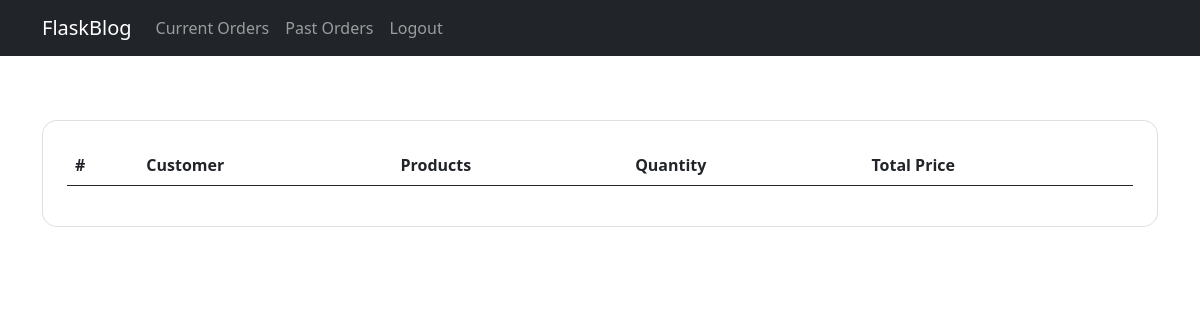
The page /vendor/past_orders (signed in) on the database as committed earlier.
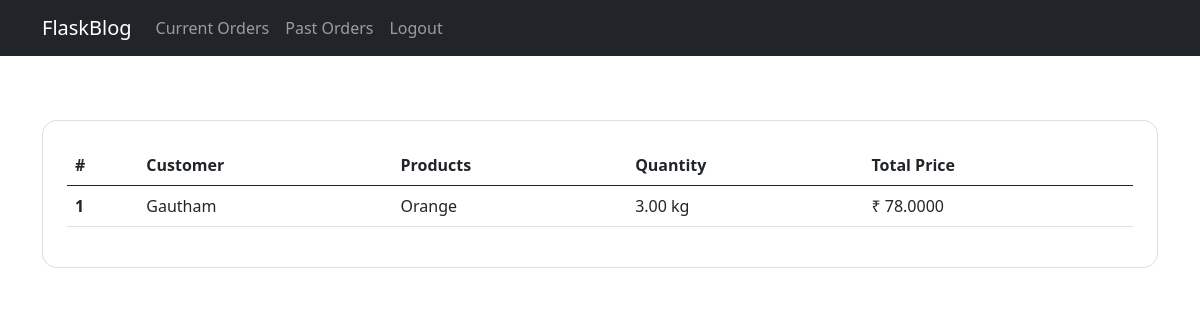
The same page on the database as committed later.
### application/models.py (models this page shows)
class Orders(db.Model):
    __tablename__ = 'orders'
    id = db.Column(db.Integer, primary_key=True, autoincrement=True)
    vendor = db.Column(db.Integer, db.ForeignKey('vendors.id'), nullable=False)
    user = db.Column(db.Integer, db.ForeignKey('users.id'), nullable=False)
    product = db.Column(db.Integer, db.ForeignKey('products.id'), nullable=False)
    date = db.Column(db.String(255), nullable=False)
    qty = db.Column(db.Numeric(10,2), nullable=False)
    price = db.Column(db.Numeric(10,2), nullable=False)
    state = db.Column(db.String(255), nullable=False)

class User(db.Model):
    __tablename__ = 'users'
    id = db.Column(db.Integer, primary_key=True, autoincrement=True)
    name = db.Column(db.String(255), nullable=False)
    email = db.Column(db.String(255), nullable=False, unique=True)
    password = db.Column(db.String(255), nullable=False)
    phone = db.Column(db.String(10), nullable=False)

class Products(db.Model):
    __tablename__ = 'products'
    id = db.Column(db.Integer, primary_key=True, autoincrement=True)
    name = db.Column(db.String(255), nullable=False)
    vendor = db.Column(db.Integer, db.ForeignKey('vendors.id'), nullable=False)
    image = db.Column(db.String(255), nullable=False)
    category = db.Column(db.String(255), nullable=False)
    price = db.Column(db.Numeric(10,2), nullable=False)
    qty = db.Column(db.Numeric(10,2), nullable=False)
    unit = db.Column(db.String(255), nullable=False)

### application/controllers.py (the view)
@app.route('/vendor/past_orders')
@vendor_login_required
def vendor_past_orders():
    id=session['id']
    orders=Orders.query.filter_by(vendor=id, state="delivered").all()
    customers=[]
    products=[]
    units=[]
    for order in orders:
        customer=User.query.filter_by(id=order.user).first()
        customers.append(customer.name)
        product=Products.query.filter_by(id=order.product).first()
        products.append(product.name)
        units.append(product.unit)
    return render_template('vendor_past_orders.html', orders=orders, customers=customers, products=products, units=units)

### application/controllers.py (called while the page is built)
def vendor_login_required(f):
    @wraps(f)
    def wrap(*args, **kwargs):
        if 'type' in session and session['type'] == 'Vendor' and 'status' in session:
            return f(*args, **kwargs)
        else:
            flash('Unauthorized Access','danger')
            return redirect(url_for('login'))
    return wrap

### templates/vendor_past_orders.html
{% extends 'base_vendor.html' %}
{% block content %}
<div class="container py-5 h-100">
    <div class="card" style="border-radius: 15px;">
        <div class="card-body p-4">
            <table class="table">
                <thead>
                  <tr>
                    <th scope="col-1">#</th>
                    <th scope="col-2">Customer</th>
                    <th scope="col-3">Products</th>
                    <th scope="col-2">Quantity</th>
                    <th scope="col-2">Total Price</th>
                  </tr>
                </thead>
                <tbody>
                  {% for order in orders %}
                    <tr>
                      <th>{{ loop.index }}</th>
                      <td>{{ customers[loop.index0] }}</td>
                      <td>{{ products[loop.index0] }}</td>
                      <td>{{order.qty}} {{units[loop.index0]}}</td>
                      <td> ₹ {{ order.qty * order.price }}</td>
                    </tr>
                  {% endfor %}
                </tbody>
              </table>
        </div>
    </div>
</div>
{% endblock %}

Rows that differ between the two databases and show on the page:
added Orders: qty "3.00", order.qty*order.price "78.0000"
now on this page (row unchanged): User: name "Gautham"
now on this page (row unchanged): Products: name "Orange", unit "kg"
